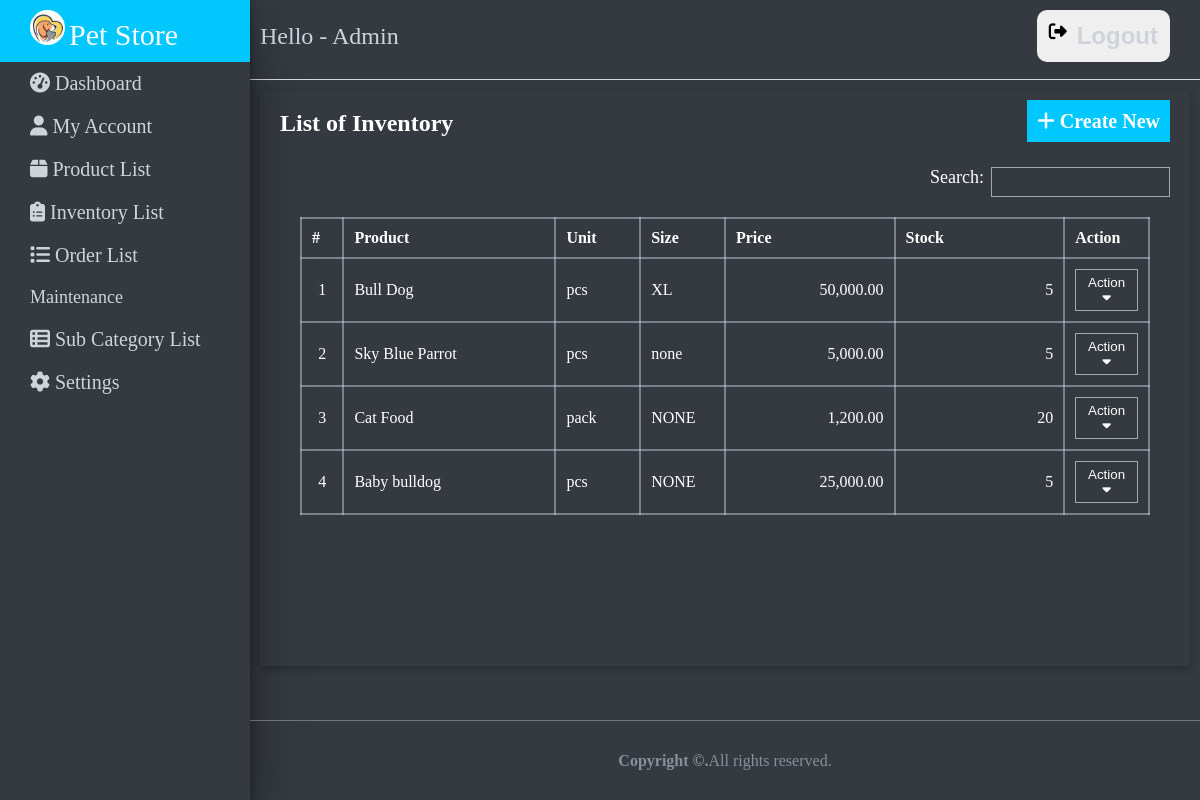
The page /admin/index.php?page=inventory_list (signed in) on the database its author committed.
### tables this page shows
CREATE TABLE `inventory` (
  `id` int(255) NOT NULL,
  `product_id` int(255) NOT NULL,
  `quantity` int(255) NOT NULL,
  `unit` varchar(255) NOT NULL,
  `price` bigint(255) NOT NULL,
  `size` varchar(255) NOT NULL
);

CREATE TABLE `product` (
  `id` int(255) NOT NULL,
  `category_id` int(255) NOT NULL,
  `sub_category_id` int(255) NOT NULL,
  `product_name` varchar(255) NOT NULL,
  `description` varchar(255) NOT NULL
);

CREATE TABLE `sizes` (
  `id` int(30) NOT NULL,
  `size` varchar(255) NOT NULL
);

### admin/inventory/index.php (the view, shortened to what this page needs)
<?php
    $query = "SELECT i.id, p.product_name, i.unit, s.size, i.price, i.quantity
        FROM inventory i
        JOIN product p ON i.product_id = p.id
        LEFT JOIN sizes s ON i.id = s.id";
    $result = mysqli_query($conn, $query);
?>
<div class="card">
    <div class="inner-card">
        <div class="card-header">
            <h3 class="card-title">List of Inventory</h3>
            <div class="card-tools">
                <a href="index.php?page=manage_inventory_list" class="btn"><i class="fa-solid fa-plus"></i>  Create New</a>
            </div>
        </div>
        <div class="searching">
            <p class="card-title">Search: </p>
            <input type="search" name="search">
        </div>
        <div class="card-body">
            <div class="container-fluid">
                <table class="table">
                    <colgroup>
                        <col width="5%">
                        <col width="25%">
                        <col width="10%">
                        <col width="10%">
                        <col width="20%">
                        <col width="20%">
                        <col width="10%">
                    </colgroup>
                    <thead>
                        <tr>
                            <th>#</th>
                            <th>Product</th>
                            <th>Unit</th>
                            <th>Size</th>
                            <th>Price</th>
                            <th>Stock</th>
                            <th>Action</th>
                        </tr>
                    </thead>
                    <tbody>
                        <?php
                        $i = 1;
                        while ($row = mysqli_fetch_assoc($result)) {
                            ?>
                            <tr>
                                <td class="text-center"><?php echo $i++; ?></td>
                                <td><?php echo $row['product_name']; ?></td>
                                <td><?php echo $row['unit']; ?></td>
                                <td><?php echo !empty($row['size']) ? $row['size'] : 'NONE'; ?></td>
                                <td class="text-right"><?php echo number_format($row['price'], 2); ?></td>
                                <td class="text-right"><?php echo $row['quantity']; ?></td>
                                <td>
                                    <button type="button" class="btn dropdown-icon dropdown-toggle" id="dropdownButton" data-toggle="dropdown">
                                        Action <i class="fa-solid fa-caret-down"></i>
                                    </button>
                                </td>
                            </tr>
                            <?php
                        }
                        ?>
                    </tbody>
                </table>
            </div>
        </div>
    </div>
</div>

### admin/index.php (style rules this page uses)
* { margin: 0; padding: 0; box-sizing: border-box; }

### rows shown on the page
inventory: product.product_name "Bull Dog", unit "pcs", sizes.size "XL", price "50,000.00", quantity "5"
inventory: product.product_name "Sky Blue Parrot", unit "pcs", sizes.size "none", price "5,000.00", quantity "5"
inventory: product.product_name "Cat Food", unit "pack", shows "NONE", price "1,200.00", quantity "20"
inventory: product.product_name "Baby bulldog", unit "pcs", shows "NONE", price "25,000.00", quantity "5"
